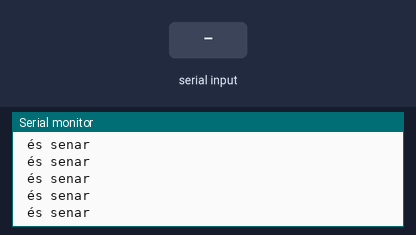
The sketch below on a simulated Arduino Uno, built with avr-gcc and run on an emulated ATmega328P. Shown: the last lines printed to the serial monitor. The inputs (shaded band) are chosen by the test bench.

Above: at 1.2 s.
1.3 s: "90,45\n" received over Serial
At 2.1 s:
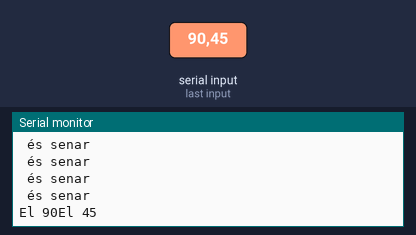
3.8 s: "0\n" received over Serial
At 4.6 s:
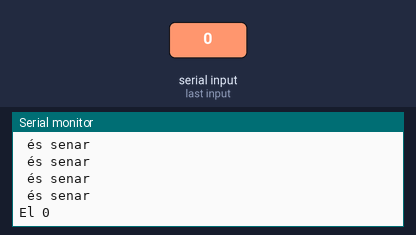
6.8 s: "30,150\n" received over Serial
At 7.2 s:
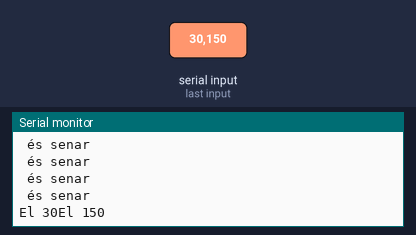
9.8 s: "90\n" received over Serial
At 10.6 s:
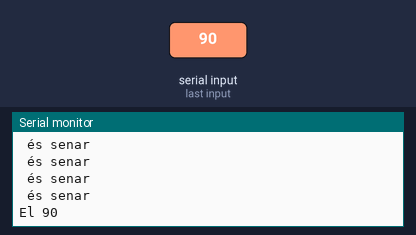
12.8 s: "5\n" received over Serial
At 13.3 s:
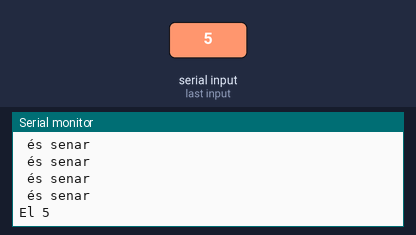
15.8 s: "200\n" received over Serial
At 16.3 s:
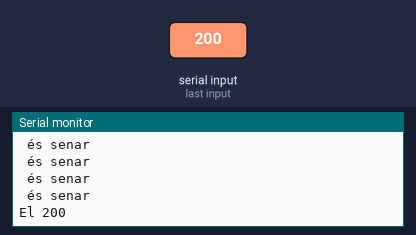
Timing chart, 0 to 18.8 s (numbered marks = the images above; inputs shaded):
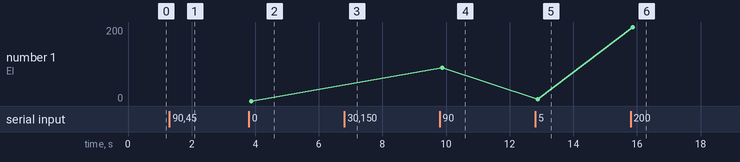

The sketch:

Prog_09.ino
```cpp
/**********************************************************************************
**                                                                               **
**                      Comunicació sèrie avançada                               **
**                                                                               **
**  NOM: Josep González Martínez                                DATA:21/01/2019  **
**********************************************************************************/

//********** Includes *************************************************************

//********** Variables ************************************************************
int num;

//********** Setup ****************************************************************
void setup() {
  Serial.begin(9600);        // initialize serial
  Serial.println("Entra un número?");
}

void loop() {
  while (Serial.available() > 0) {
    num = Serial.parseInt();
    Serial.print("El ");
    Serial.print(num);

  }

    if (Serial.read() == '\n') {
      {
        if (num%2==0);
        Serial.println(" és parell");
      }
    }

      else
      {
        Serial.println(" és senar");
      }
    }
```

Measured:
- after the input at 1.3 s, the serial monitor: prints a new line after 0.08 s (image 1)
- after the input at 3.8 s, the serial monitor: prints a new line after 0.07 s (image 2)
- after the input at 6.8 s, the serial monitor: prints a new line after 0.07 s (image 3)
- after the input at 9.8 s, the serial monitor: prints a new line after 0.08 s (image 4)
- after the input at 12.8 s, the serial monitor: prints a new line after 0.08 s (image 5)
- after the input at 15.8 s, the serial monitor: prints a new line after 0.07 s (image 6)
- plotted number 1: 0 → 90 after the input at 9.8 s, 90 → 5 after the input at 12.8 s, 5 → 200 after the input at 15.8 s
